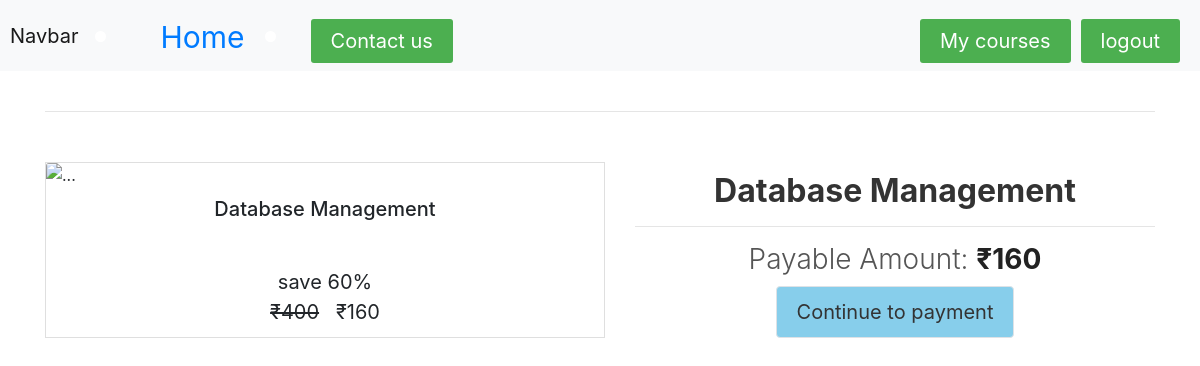
/checkout/Database_Management (signed in), run on the app's committed database.
### onlineclasses/models.py (models this page shows, shortened)
class Course(models.Model):
    title = models.CharField(max_length=100,null=False)
    slug = models.CharField(max_length=100,null=False,unique=True)
    description = models.TextField(max_length=500,null=True)
    duration = models.PositiveIntegerField(help_text="Duration:")
    price = models.IntegerField(null=False)
    discount = models.PositiveIntegerField(null=False, default=0)
    is_published = models.BooleanField(default=False)
    created_at = models.DateTimeField(auto_now_add=True)
    length = models.PositiveIntegerField(null=False)

### onlineclasses/views/checkout.py (the view, shortened to what this page needs)
# urls.py: path("checkout/<str:slug>", checkout, name='checkout_page'),
def checkout(request,slug):
    course = Course.objects.get(slug=slug)
    if(request.user.is_authenticated is False):
        return redirect('login')
    user = request.user
    action = request.GET.get('action')
    order = None
    payment = None
    error = None
    context = {
        'course':course,
        'order':order,
        'payment':payment,
        'user':user,
        'error':error
    }
    return render(request,template_name= "courses/checkout.html",context=context)

### onlineclasses/templatetags/custom_tags.py (called while the page is built)
@register.simple_tag
def cal_sale_price(price,discount):
    if discount is None or discount == 0:
        return price
    sellPrice = price-(price * (discount * 0.01))
    return math.floor(sellPrice)

@register.filter
def rupee(price):
    rupee_price = price
    return f'₹{rupee_price}'

### onlineclasses/templates/courses/checkout.html (shortened to what this page needs)
{% extends 'courses/base.html' %}
{% load custom_tags %}
{% block content %}
<div class="container">
    <br>
    <hr>
    <div class="row checkout-wrapper">
        <div class="col mx-auto">
            <div class="card mx-auto" style="width: 35rem;">
                <img src="https://dz8fbjd9gwp2s.cloudfront.net/courses/63b87ffee4b0b82420c664f3/63b87ffee4b0b82420c664f3_scaled_cover.jpg?v=1"
                    class="card-img-top" alt="...">
                <div class="card-body">
                    <h5 class="card-title text-center">{{course.title}}</h5>
                    <p class="card-text m-0 p-0">
                        save {{course.discount}}%
                        <br>
                        <span class="price">
                            <del>{{course.price|rupee}}</del>
                            <span>{% cal_sale_price course.price course.discount as amount %} {{amount|rupee}}</span>
                        </span>
                    </p>
                </div>
            </div>
        </div>
        <div class="col">
            <div class="checkout-details">
                <p class="display-4 text-center course-title">{{course.title}}</p>
                <hr>
                <p class="display-4 text-center payable-amount">Payable Amount: <b>{% cal_sale_price course.price course.discount as amount %} {{amount|rupee}}</b></p>
                <a class="btn btn-light border" href="?action=create_payment" style="background-color: skyblue; color: #333;">Continue to payment</a>
            </div>
        </div>
    </div>
</div>
{% endblock %}

### onlineclasses/templates/courses/checkout.html (style rules this page uses)
.card-body { padding: 10px; height: 150px; display: flex; flex-direction: column; justify-content: space-between; }
.card-title { font-size: 20px; text-align: center; }
.card { width: 18rem; margin-bottom: 10px; border-radius: 0; }
.card-text { font-size: 20px; text-align: center; margin-top: 5px; }
.checkout-wrapper { display: flex; justify-content: space-between; align-items: center; margin-top: 50px; }
.checkout-details { text-align: center; }
.checkout-details p { font-size: 24px; margin-bottom: 20px; }
.checkout-details p.course-title { font-size: 32px; font-weight: bold; margin-bottom: 10px; color: #333; }
.checkout-details p.payable-amount { font-size: 28px; margin-bottom: 10px; color: #555; }
.checkout-details p.payable-amount b { font-weight: bold; color: #222; }
.checkout-details a { display: inline-block; padding: 10px 20px; font-size: 20px; text-decoration: none; border: 1px solid gray; background-color: #f8f9fa; color: #333; transition: background-color 0.3s ease; }

### data on the page
Course: title "Database Management", discount "60", price "₹400"

### other printed values
{{ amount|rupee }} "₹160"
